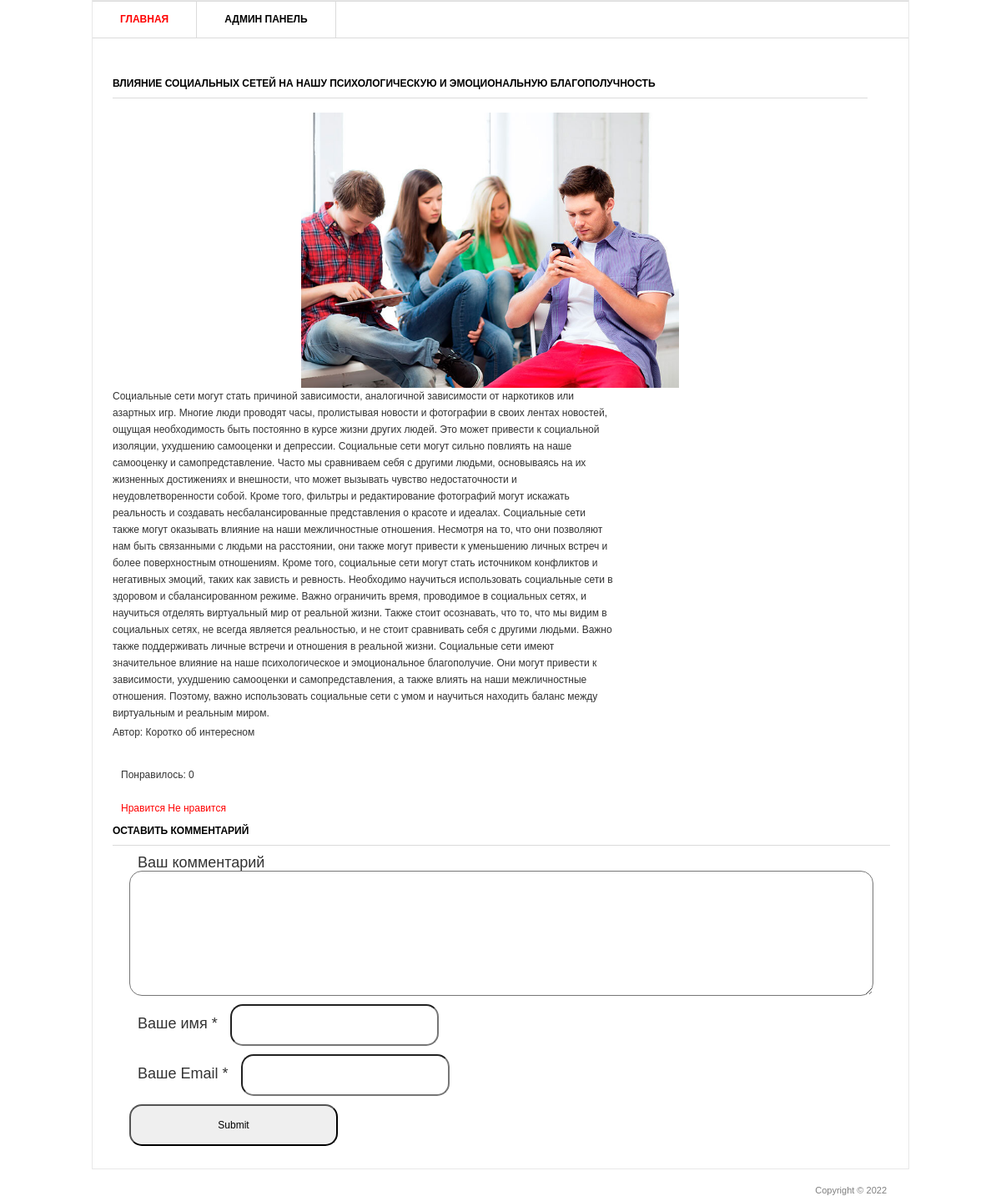
/1/, run on the app's committed database.
### blog/models.py (models this page shows, shortened)
class Post(models.Model):
    title = models.CharField('Заголовок записи', max_length=100)
    description = models.TextField('Текст записи')
    author = models.CharField('Имя автора', max_length=100)
    date = models.DateField('Дата публикации')
    img = models.ImageField('Изображение', upload_to='image/%Y')
    class Meta:
        verbose_name = 'Запись'
        verbose_name_plural = 'Записи'

### blog/views.py (the view)
# urls.py: path('<int:pk>/', views.PostDetail.as_view()),
class PostDetail(View):
    def get(self, request, pk):
        post = Post.objects.get(id=pk)
        return render(request, 'blog/blog_detail.html', {'post': post})

### templates/blog/blog_detail.html (shortened to what this page needs)
{% load static %}
<html >
<head>
	<link rel="stylesheet" href="{% static 'css/style.css' %}" type="text/css" media="all" />
</head>
<body>
<div class="shell">
	<div class="border">
		<div id="navigation">
			<ul>
			    <li><a href="/" class="active">Главная</a></li>
			    <li><a href="admin/">Админ панель</a></li>
			</ul>
		</div>
		<div id="main">
			<div id="content" class="left">
				<div class="projects">
					<h3>{{ post.title }}</h3>
                    <p align="center">
                        <a href="#"><img src="{{ post.img.url }}" width="50%" /></a>
                    </p>
					<div class="item">
						<div class="text left">
							<p>{{ post.description }}</p>
							<p>Автор:  {{ post.author }}</p>
						</div>
					</div>
				</div>
			</div>
			<div class="likes">
				<br>
				<p>Понравилось: {{ post.likes_set.all.count }}</p>
				<br>
				<a href="{% url 'add_likes' post.id %}">Нравится</a>
				<a href="{% url 'del_likes' post.id %}">Не нравится</a>
			</div>
            <div class="form-comment">
				<h3>Оставить комментарий</h3>
				<div>
					<form action="{% url 'add_comments' post.id %}" method="post">
					    <div>
							<label>Ваш комментарий</label>
					        <textarea name="text_comments"></textarea>
						</div>
						<div>
							<label>Ваше имя *</label>
						    <input type="text" name="name">
						</div>
						<div>
							<label>Ваше Email *</label>
						    <input type="email" name="email">
						</div>
						<div><input type="submit"></div>
					</form>
				</div>
			</div>
		</div>
	</div>
	<div id="footer">
		<p class="copy right">Copyright &copy;  2022 </p>
	</div>
</div>
</body>
</html>

### static/css/style.css (style rules this page uses)
* { margin: 0; padding: 0; outline:0; }
body { font-size: 12px; line-height: 20px; font-family: Georgia, Arial, Helvetica, Sans-Serif; color: #333; background: url() repeat 0 0; }
a { color: #ff0000; text-decoration: none; cursor:pointer; }
a img { border: 0; }
input, textarea, select { font-family: Arial, Helvetica, sans-serif; font-size:12px; }
textarea { overflow:auto; }
.left, .alignleft { float: left; display: inline; }
.right, .alignright { float: right; display: inline; }
.shell { width: 980px; margin: 0 auto; }
.border { border: 1px solid #e8e8e8; background: #fff; position: relative; }
#navigation { height: 43px; border-top: 1px solid #dbdbdb; border-bottom: 1px solid #dbdbdb; }
#navigation ul { list-style: none; }
#navigation ul li { float: left; height: 43px; border-right: 1px solid #dbdbdb; font-size: 12px; line-height: 43px; font-weight: bold; text-transform: uppercase; }
#navigation ul li a { float: left; height: 43px; color: #000; padding: 0 33px; }
#navigation ul li a:hover, #navigation ul li a.active { color: #ff0000; text-decoration: none; }
#main { width: 932px; padding: 37px 24px 17px 24px; }
#main h3 { font-size: 12px; line-height: 15px; color: #000; text-transform: uppercase; border-bottom: 1px solid #dbdbdb; padding: 0 0 9px 0; }
#content { width: 905px; }
.projects { padding: 10px 0 0 0; }
.projects h3 { margin: 0 0 17px 0; }
.projects .item { margin: 0 0 28px 0; }
.projects .text { width: 600px; }
.projects .text p { padding: 0 0 3px 0; }
#footer { font-family: Arial, sans-serif; font-size: 11px; line-height: 14px; color: #7f7f7f; padding: 18px 27px 20px 38px; }
.form-comment { font-size: 18px; }
.form-comment label { margin: 10px 10px; }
.form-comment input { border-radius: 15px; padding: 15px; height: 50px; width: 250px; }
.form-comment textarea { border-radius: 15px; padding: 15px; height: 150px; width: 100%; resize: vertical; }
.form-comment div { margin: 10px; }
.likes { margin: 10px; }

### data on the page
Post: title "ВЛИЯНИЕ СОЦИАЛЬНЫХ СЕТЕЙ НА НАШУ ПСИХОЛОГИЧЕСКУЮ И ЭМОЦИОНАЛЬНУЮ БЛАГОПОЛУЧНОСТЬ", img (picture), description "Социальные сети могут стать причиной зависимости, аналогичной зависимости от наркотиков или азартных игр. Многие люди проводят часы, пролистывая новости и фотографии в своих лентах новостей, ощущая необходимость быть постоянно в курсе жизни других людей. Это может привести к социальной изоляции, ухудшению самооценки и депрессии. Социальные сети могут сильно повлиять на наше самооценку и самопредставление. Часто мы сравниваем себя с другими людьми, основываясь на их жизненных достижениях и внешности, что может вызывать чувство недостаточности и неудовлетворенности собой. Кроме того, фильтры и редактирование фотографий могут искажать реальность и создавать несбалансированные представления о…", author "Коротко об интересном", likes_set.all.count "0"
